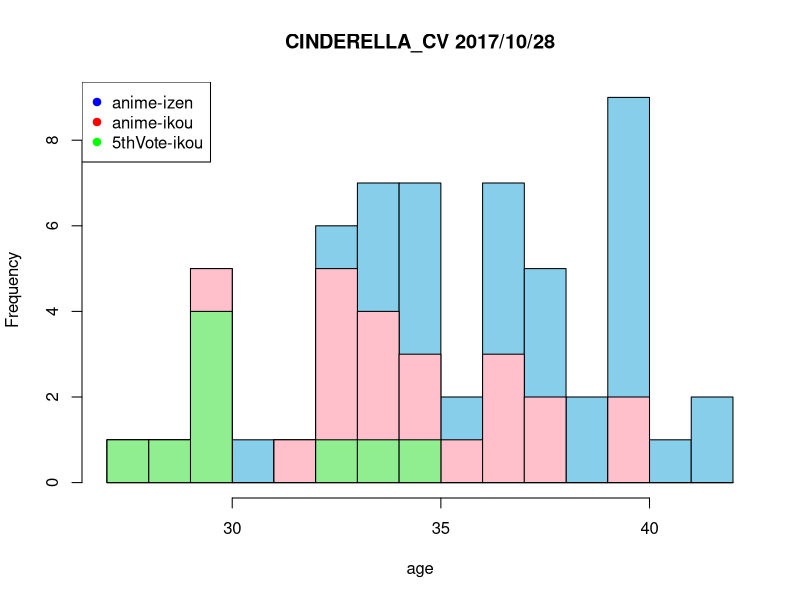

Here is the R script that generated this plot:
make.age <- function(birth){
  df <- NULL
  for(i in 1:length(birth)){
      if(is.na(birth[i])){
          df[i] <- NA
      }else{
          df[i] <- (length(seq(as.Date(birth[i]), Sys.Date(), "year"))-1)
      }
  }
  return(df)
}

d <- read.csv("cv.csv",header=F)
birth.date <- as.Date(d[,4])

anime.start <- as.Date("2015-01-01")
vote5th <- as.Date("2016-5-9")

zissou <- as.Date(d[,3])


age <- make.age(birth.date)

png("hist.png")
hist(age+1,breaks=seq(min(na.omit(age)),max(na.omit(age)+1),1),main="CINDERELLA_CV 2017/10/28",xlab="age",col="skyblue")
hist(age[zissou>anime.start]+1,breaks=seq(min(na.omit(age)),max(na.omit(age)+1),1),main="CINDERELLA_CV",add=TRUE,col="pink")
hist(age[zissou>vote5th]+1,breaks=seq(min(na.omit(age)),max(na.omit(age)+1),1),main="CINDERELLA_CV",add=TRUE,col="lightgreen")

legend("topleft",legend=c("anime-izen","anime-ikou","5thVote-ikou"),col=c("blue","red","green"),pch=19)
dev.off()
